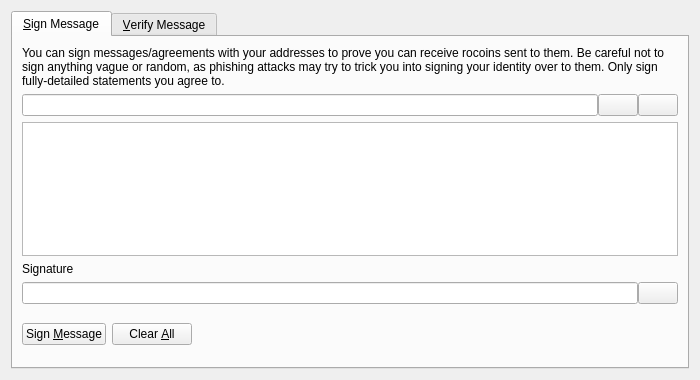
<?xml version="1.0" encoding="UTF-8"?>
<ui version="4.0">
 <class>SignVerifyMessageDialog</class>
 <widget class="QDialog" name="SignVerifyMessageDialog">
  <property name="geometry">
   <rect>
    <x>0</x>
    <y>0</y>
    <width>700</width>
    <height>380</height>
   </rect>
  </property>
  <property name="windowTitle">
   <string>Signatures - Sign / Verify a Message</string>
  </property>
  <property name="modal">
   <bool>true</bool>
  </property>
  <layout class="QVBoxLayout" name="verticalLayout">
   <item>
    <widget class="QTabWidget" name="tabWidget">
     <property name="currentIndex">
      <number>0</number>
     </property>
     <widget class="QWidget" name="tabSignMessage">
      <attribute name="title">
       <string>&amp;Sign Message</string>
      </attribute>
      <layout class="QVBoxLayout" name="verticalLayout_SM">
       <item>
        <widget class="QLabel" name="infoLabel_SM">
         <property name="text">
          <string>You can sign messages/agreements with your addresses to prove you can receive rocoins sent to them. Be careful not to sign anything vague or random, as phishing attacks may try to trick you into signing your identity over to them. Only sign fully-detailed statements you agree to.</string>
         </property>
         <property name="textFormat">
          <enum>Qt::PlainText</enum>
         </property>
         <property name="wordWrap">
          <bool>true</bool>
         </property>
        </widget>
       </item>
       <item>
        <layout class="QHBoxLayout" name="horizontalLayout_1_SM">
         <property name="spacing">
          <number>0</number>
         </property>
         <item>
          <widget class="QValidatedLineEdit" name="addressIn_SM">
           <property name="toolTip">
            <string>The ROCoin address to sign the message with</string>
           </property>
          </widget>
         </item>
         <item>
          <widget class="QPushButton" name="addressBookButton_SM">
           <property name="toolTip">
            <string>Choose previously used address</string>
           </property>
           <property name="text">
            <string/>
           </property>
           <property name="icon">
            <iconset resource="../bitcoin.qrc">
             <normaloff>:/icons/address-book</normaloff>:/icons/address-book</iconset>
           </property>
           <property name="shortcut">
            <string>Alt+A</string>
           </property>
           <property name="autoDefault">
            <bool>false</bool>
           </property>
          </widget>
         </item>
         <item>
          <widget class="QPushButton" name="pasteButton_SM">
           <property name="toolTip">
            <string>Paste address from clipboard</string>
           </property>
           <property name="text">
            <string/>
           </property>
           <property name="icon">
            <iconset resource="../bitcoin.qrc">
             <normaloff>:/icons/editpaste</normaloff>:/icons/editpaste</iconset>
           </property>
           <property name="shortcut">
            <string>Alt+P</string>
           </property>
           <property name="autoDefault">
            <bool>false</bool>
           </property>
          </widget>
         </item>
        </layout>
       </item>
       <item>
        <widget class="QPlainTextEdit" name="messageIn_SM">
         <property name="toolTip">
          <string>Enter the message you want to sign here</string>
         </property>
        </widget>
       </item>
       <item>
        <widget class="QLabel" name="signatureLabel_SM">
         <property name="text">
          <string>Signature</string>
         </property>
         <property name="textFormat">
          <enum>Qt::PlainText</enum>
         </property>
        </widget>
       </item>
       <item>
        <layout class="QHBoxLayout" name="horizontalLayout_2_SM">
         <property name="spacing">
          <number>0</number>
         </property>
         <item>
          <widget class="QLineEdit" name="signatureOut_SM">
           <property name="font">
            <font>
             <italic>true</italic>
            </font>
           </property>
           <property name="readOnly">
            <bool>true</bool>
           </property>
          </widget>
         </item>
         <item>
          <widget class="QPushButton" name="copySignatureButton_SM">
           <property name="toolTip">
            <string>Copy the current signature to the system clipboard</string>
           </property>
           <property name="text">
            <string/>
           </property>
           <property name="icon">
            <iconset resource="../bitcoin.qrc">
             <normaloff>:/icons/editcopy</normaloff>:/icons/editcopy</iconset>
           </property>
           <property name="autoDefault">
            <bool>false</bool>
           </property>
          </widget>
         </item>
        </layout>
       </item>
       <item>
        <layout class="QHBoxLayout" name="horizontalLayout_3_SM">
         <item>
          <widget class="QPushButton" name="signMessageButton_SM">
           <property name="toolTip">
            <string>Sign the message to prove you own this ROCoin address</string>
           </property>
           <property name="text">
            <string>Sign &amp;Message</string>
           </property>
           <property name="icon">
            <iconset resource="../bitcoin.qrc">
             <normaloff>:/icons/edit</normaloff>:/icons/edit</iconset>
           </property>
           <property name="autoDefault">
            <bool>false</bool>
           </property>
          </widget>
         </item>
         <item>
          <widget class="QPushButton" name="clearButton_SM">
           <property name="toolTip">
            <string>Reset all sign message fields</string>
           </property>
           <property name="text">
            <string>Clear &amp;All</string>
           </property>
           <property name="icon">
            <iconset resource="../bitcoin.qrc">
             <normaloff>:/icons/remove</normaloff>:/icons/remove</iconset>
           </property>
           <property name="autoDefault">
            <bool>false</bool>
           </property>
          </widget>
         </item>
         <item>
          <spacer name="horizontalSpacer_1_SM">
           <property name="orientation">
            <enum>Qt::Horizontal</enum>
           </property>
           <property name="sizeHint" stdset="0">
            <size>
             <width>40</width>
             <height>48</height>
            </size>
           </property>
          </spacer>
         </item>
         <item>
          <widget class="QLabel" name="statusLabel_SM">
           <property name="font">
            <font>
             <weight>75</weight>
             <bold>true</bold>
            </font>
           </property>
           <property name="text">
            <string/>
           </property>
           <property name="wordWrap">
            <bool>true</bool>
           </property>
          </widget>
         </item>
         <item>
          <spacer name="horizontalSpacer_2_SM">
           <property name="orientation">
            <enum>Qt::Horizontal</enum>
           </property>
           <property name="sizeHint" stdset="0">
            <size>
             <width>40</width>
             <height>48</height>
            </size>
           </property>
          </spacer>
         </item>
        </layout>
       </item>
      </layout>
     </widget>
     <widget class="QWidget" name="tabVerifyMessage">
      <attribute name="title">
       <string>&amp;Verify Message</string>
      </attribute>
      <layout class="QVBoxLayout" name="verticalLayout_VM">
       <item>
        <widget class="QLabel" name="infoLabel_VM">
         <property name="text">
          <string>Enter the receiver's address, message (ensure you copy line breaks, spaces, tabs, etc. exactly) and signature below to verify the message. Be careful not to read more into the signature than what is in the signed message itself, to avoid being tricked by a man-in-the-middle attack. Note that this only proves the signing party receives with the address, it cannot prove sendership of any transaction!</string>
         </property>
         <property name="textFormat">
          <enum>Qt::PlainText</enum>
         </property>
         <property name="alignment">
          <set>Qt::AlignLeading|Qt::AlignLeft|Qt::AlignTop</set>
         </property>
         <property name="wordWrap">
          <bool>true</bool>
         </property>
        </widget>
       </item>
       <item>
        <layout class="QHBoxLayout" name="horizontalLayout_1_VM">
         <property name="spacing">
          <number>0</number>
         </property>
         <item>
          <widget class="QValidatedLineEdit" name="addressIn_VM">
           <property name="toolTip">
            <string>The ROCoin address the message was signed with</string>
           </property>
          </widget>
         </item>
         <item>
          <widget class="QPushButton" name="addressBookButton_VM">
           <property name="toolTip">
            <string>Choose previously used address</string>
           </property>
           <property name="text">
            <string/>
           </property>
           <property name="icon">
            <iconset resource="../bitcoin.qrc">
             <normaloff>:/icons/address-book</normaloff>:/icons/address-book</iconset>
           </property>
           <property name="shortcut">
            <string>Alt+A</string>
           </property>
           <property name="autoDefault">
            <bool>false</bool>
           </property>
          </widget>
         </item>
        </layout>
       </item>
       <item>
        <widget class="QPlainTextEdit" name="messageIn_VM"/>
       </item>
       <item>
        <widget class="QValidatedLineEdit" name="signatureIn_VM"/>
       </item>
       <item>
        <layout class="QHBoxLayout" name="horizontalLayout_2_VM">
         <item>
          <widget class="QPushButton" name="verifyMessageButton_VM">
           <property name="toolTip">
            <string>Verify the message to ensure it was signed with the specified ROCoin address</string>
           </property>
           <property name="text">
            <string>Verify &amp;Message</string>
           </property>
           <property name="icon">
            <iconset resource="../bitcoin.qrc">
             <normaloff>:/icons/transaction_0</normaloff>:/icons/transaction_0</iconset>
           </property>
           <property name="autoDefault">
            <bool>false</bool>
           </property>
          </widget>
         </item>
         <item>
          <widget class="QPushButton" name="clearButton_VM">
           <property name="toolTip">
            <string>Reset all verify message fields</string>
           </property>
           <property name="text">
            <string>Clear &amp;All</string>
           </property>
           <property name="icon">
            <iconset resource="../bitcoin.qrc">
             <normaloff>:/icons/remove</normaloff>:/icons/remove</iconset>
           </property>
           <property name="autoDefault">
            <bool>false</bool>
           </property>
          </widget>
         </item>
         <item>
          <spacer name="horizontalSpacer_1_VM">
           <property name="orientation">
            <enum>Qt::Horizontal</enum>
           </property>
           <property name="sizeHint" stdset="0">
            <size>
             <width>40</width>
             <height>48</height>
            </size>
           </property>
          </spacer>
         </item>
         <item>
          <widget class="QLabel" name="statusLabel_VM">
           <property name="font">
            <font>
             <weight>75</weight>
             <bold>true</bold>
            </font>
           </property>
           <property name="text">
            <string/>
           </property>
           <property name="wordWrap">
            <bool>true</bool>
           </property>
          </widget>
         </item>
         <item>
          <spacer name="horizontalSpacer_2_VM">
           <property name="orientation">
            <enum>Qt::Horizontal</enum>
           </property>
           <property name="sizeHint" stdset="0">
            <size>
             <width>40</width>
             <height>48</height>
            </size>
           </property>
          </spacer>
         </item>
        </layout>
       </item>
      </layout>
     </widget>
    </widget>
   </item>
  </layout>
 </widget>
 <customwidgets>
  <customwidget>
   <class>QValidatedLineEdit</class>
   <extends>QLineEdit</extends>
   <header>qt/qvalidatedlineedit.h</header>
  </customwidget>
 </customwidgets>
 <resources>
  <include location="../bitcoin.qrc"/>
 </resources>
 <connections/>
</ui>
